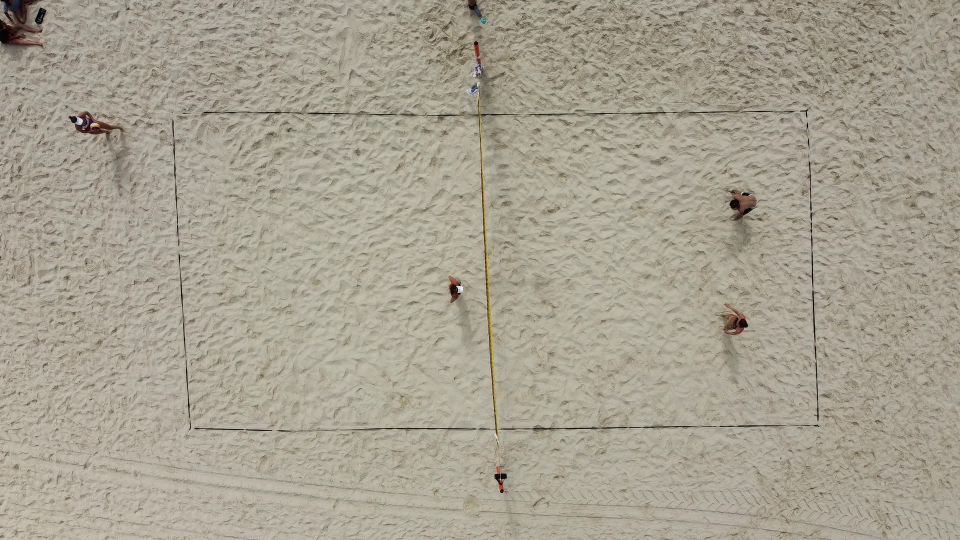
#> input picture utils/FieldDetection/0.jpg, 1920 x 1080 px, given in place of DJI_0858.mp4, which was not available (shown at 1/2 size)
$ python ColorPicker.py
#> lines starting #> are read from the running program, lines starting #| are printed output that depends on the picture; after the words box and inside, x2 and y2 are one past the last pixel; in counts of white or black regions, pixels touching at a corner belong together; pictures that were not available may be replaced by others from this repository, and a replacement may not be noted
import cv2
import numpy as np

############################################
# cap = cv2.VideoCapture('VID_20200329_083617.MOV')
cap = cv2.VideoCapture('DJI_0858.mp4')
# path = '2.jpg'
############################################

def rectangle(RGB):

    mask = np.zeros((RGB.shape[0], RGB.shape[1]), dtype=np.uint8)
    mask = cv2.rectangle(mask, (100, 100), (1300, 580), (255, 255, 255), -1)
    RGB = cv2.bitwise_and(RGB, RGB, mask=mask)
    return RGB

def empty(a):
    pass

def stackImages(scale,imgArray):
    rows = len(imgArray)
    cols = len(imgArray[0])
    rowsAvailable = isinstance(imgArray[0], list)
    width = imgArray[0][0].shape[1]
    height = imgArray[0][0].shape[0]
    if rowsAvailable:
        for x in range ( 0, rows):
            for y in range(0, cols):
                if imgArray[x][y].shape[:2] == imgArray[0][0].shape [:2]:
                    imgArray[x][y] = cv2.resize(imgArray[x][y], (0, 0), None, scale, scale)
                else:
                    imgArray[x][y] = cv2.resize(imgArray[x][y], (imgArray[0][0].shape[1], imgArray[0][0].shape[0]), None, scale, scale)
                if len(imgArray[x][y].shape) == 2: imgArray[x][y]= cv2.cvtColor( imgArray[x][y], cv2.COLOR_GRAY2BGR)
        imageBlank = np.zeros((height, width, 3), np.uint8)
        hor = [imageBlank]*rows
        hor_con = [imageBlank]*rows
        for x in range(0, rows):
            hor[x] = np.hstack(imgArray[x])
        ver = np.vstack(hor)
    else:
        for x in range(0, rows):
            if imgArray[x].shape[:2] == imgArray[0].shape[:2]:
                imgArray[x] = cv2.resize(imgArray[x], (0, 0), None, scale, scale)
            else:
                imgArray[x] = cv2.resize(imgArray[x], (imgArray[0].shape[1], imgArray[0].shape[0]), None,scale, scale)
            if len(imgArray[x].shape) == 2: imgArray[x] = cv2.cvtColor(imgArray[x], cv2.COLOR_GRAY2BGR)
        hor= np.hstack(imgArray)
        ver = hor
    return ver

kernel = cv2.getStructuringElement(cv2.MORPH_CROSS, (5, 5))

cv2.namedWindow("TrackBars")
cv2.resizeWindow("TrackBars",640,240)
cv2.createTrackbar("Hue Min","TrackBars",0,179,empty)
cv2.createTrackbar("Hue Max","TrackBars",179,179,empty)
cv2.createTrackbar("Sat Min","TrackBars",0,255,empty)
cv2.createTrackbar("Sat Max","TrackBars",255,255,empty)
cv2.createTrackbar("Val Min","TrackBars",0,255,empty)
cv2.createTrackbar("Val Max","TrackBars",255,255,empty)

while True:
    # img = cv2.imread(path) #for image
    # img = cv2.resize(img, (1400, 700))
    _, img = cap.read() # for Video
#> img is the input picture: shape (1080, 1920, 3); mean B, G, R 145.5, 160.9, 167
    img = cv2.resize(img, (1400, 700))
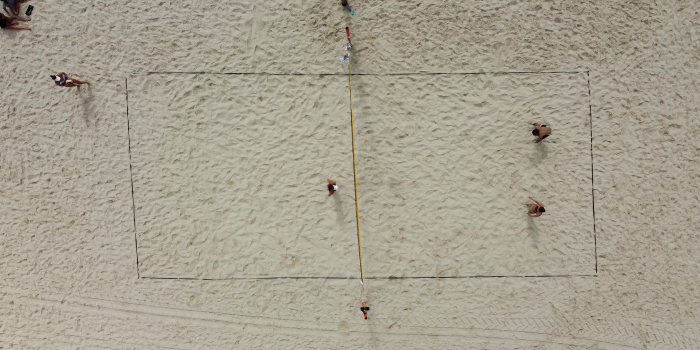
#> img: shape (700, 1400, 3) (shown at 1/2 size); mean B, G, R 145.3, 160.8, 166.8

    imgHSV = cv2.cvtColor(img, cv2.COLOR_BGR2HSV)
#> imgHSV: shape (700, 1400, 3); mean H, S, V 22.1, 33.8, 166.8
    h_min = cv2.getTrackbarPos("Hue Min","TrackBars")
    h_max = cv2.getTrackbarPos("Hue Max", "TrackBars")
    s_min = cv2.getTrackbarPos("Sat Min", "TrackBars")
    s_max = cv2.getTrackbarPos("Sat Max", "TrackBars")
    v_min = cv2.getTrackbarPos("Val Min", "TrackBars")
    v_max = cv2.getTrackbarPos("Val Max", "TrackBars")
    print(f'{h_min},{h_max},{s_min},{s_max},{v_min},{v_max}')
    lower = np.array([h_min,s_min,v_min])
    upper = np.array([h_max,s_max,v_max])
    mask = cv2.inRange(imgHSV,lower,upper)
#> mask: shape (700, 1400); every value is 255
    # ope
    mask = cv2.medianBlur(mask, 5)
    mask = rectangle(mask)
#> in rectangle, `RGB = cv2.bitwise_and(RGB, RGB, mask=mask)`:
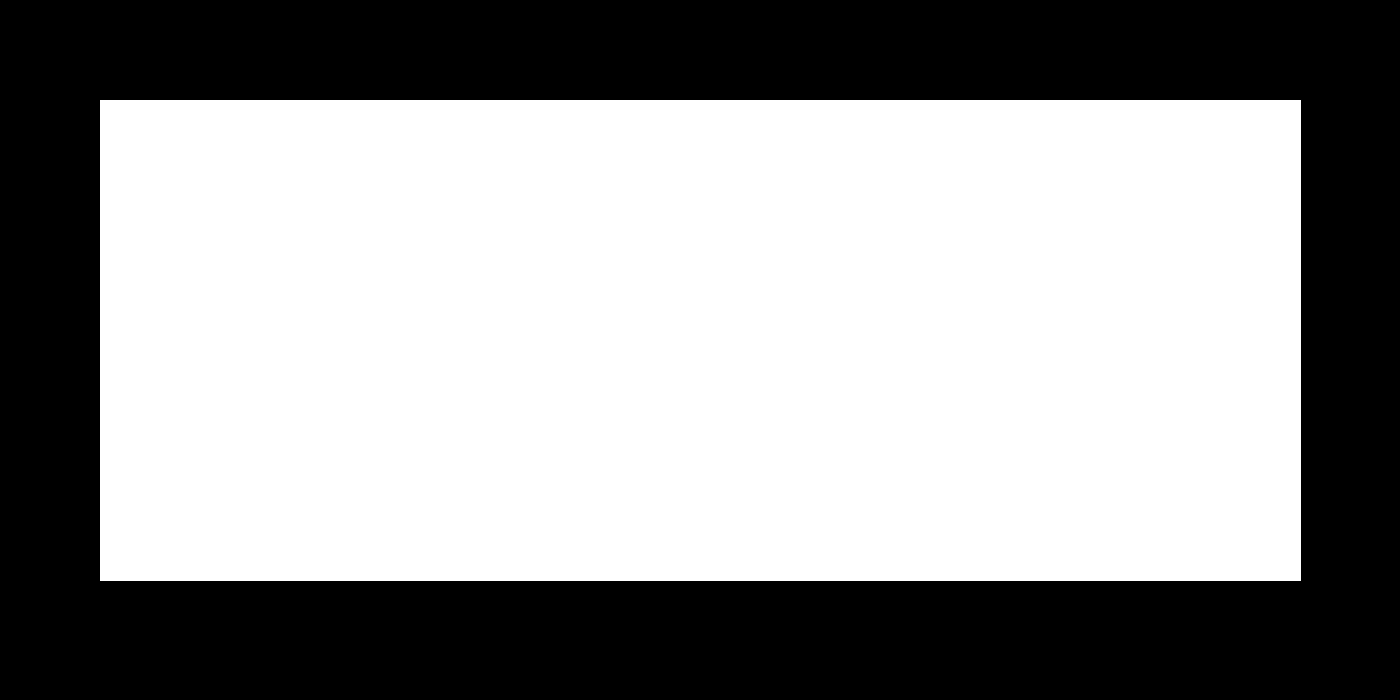
#> RGB: shape (700, 1400); 58.9% white; 1 black region, box (x1, y1, x2, y2) and area: (0, 0, 1400, 700) 402319
    mask = cv2.dilate(mask, kernel, iterations=1)
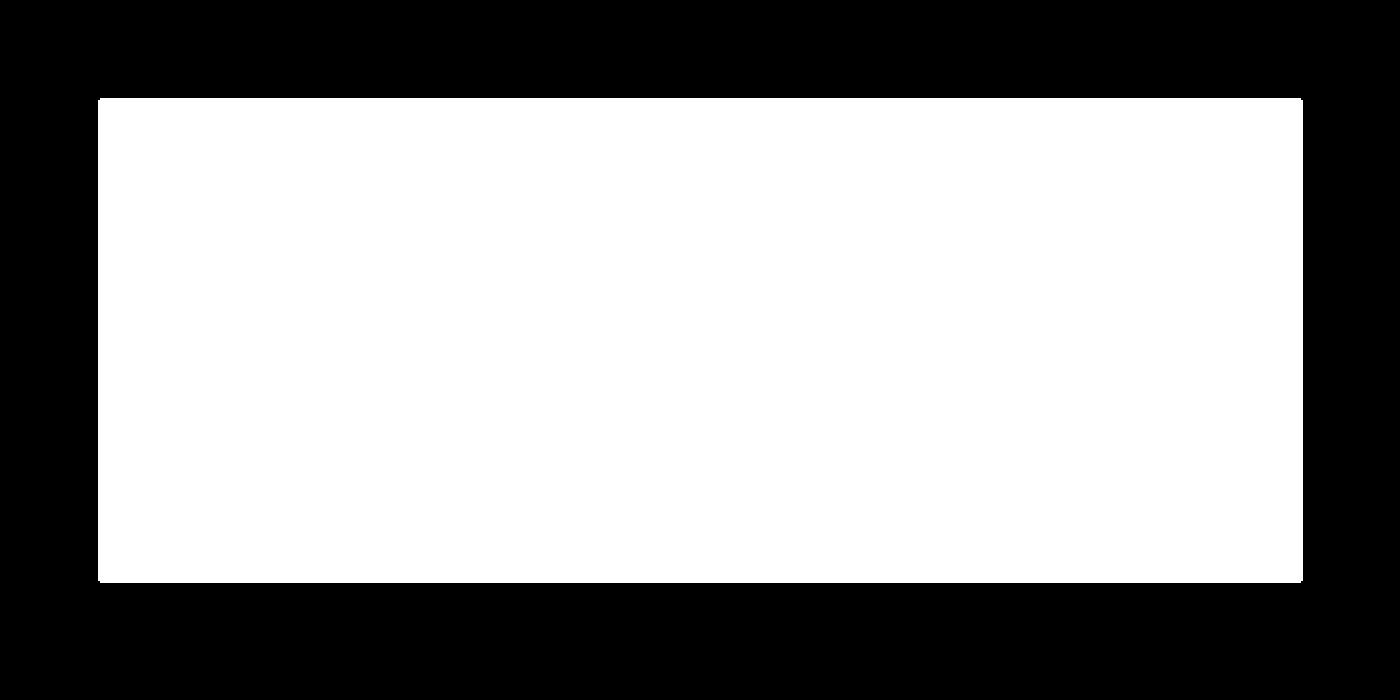
#> mask: shape (700, 1400); 59.6% white; 1 black region, box (x1, y1, x2, y2) and area: (0, 0, 1400, 700) 395591
    circles = cv2.HoughCircles(mask, cv2.HOUGH_GRADIENT, 1, 50, param1=1, param2=7, minRadius=9, maxRadius=20)
#> circles = None

    if circles is not None:
        circles = np.uint16(np.around(circles))
        for i in circles[0, :]:
            center = (i[0], i[1])
            # circle center
            cv2.circle(img, center, 1, (0, 100, 100), 3)
            # circle outline
            radius = i[2]
            if radius < 10:
                cv2.circle(img, center, radius, (255, 0, 255), 3)
            else:
                cv2.circle(img, center, radius, (255, 0, 255), 3)

    imgResult = cv2.bitwise_and(img,img,mask=mask)
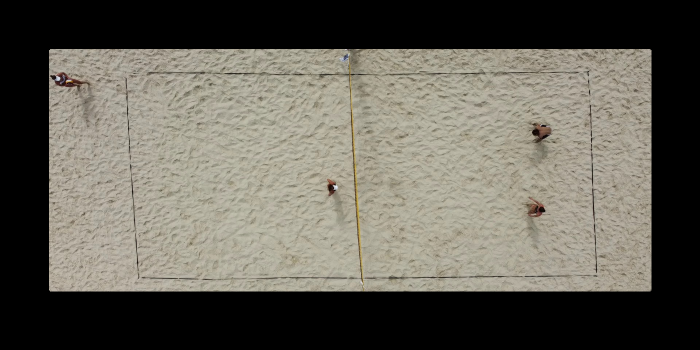
#> imgResult: shape (700, 1400, 3) (shown at 1/2 size); mean B, G, R 87.4, 96.9, 100.2


    # [4 lines of commented-out code are left out]

    imgStack = stackImages(0.6,([img,imgHSV],[mask,imgResult]))
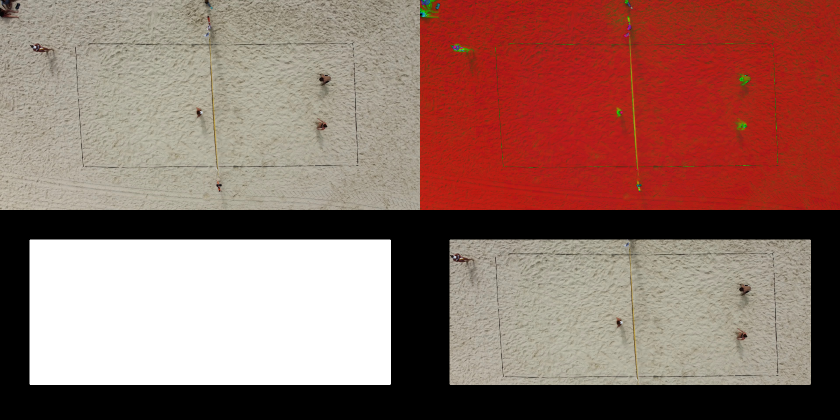
#> imgStack: shape (840, 1680, 3) (shown at 1/2 size); mean B, G, R 101.7, 110.9, 146.4
    cv2.imshow("Stacked Images", imgStack)

    while False:
        cap = cv2.VideoCapture('VID_20200329_083617_Trim2_Trim.mp4')
        break

    cv2.waitKey(1)

$ run again, on utils/FieldDetection/1.jpg
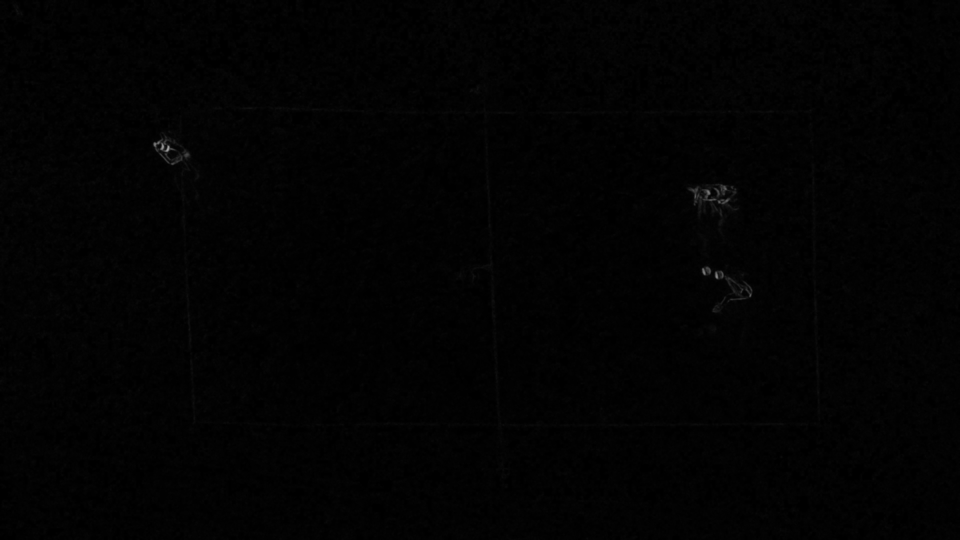
#> input picture utils/FieldDetection/1.jpg, 1920 x 1080 px, given in place of DJI_0858.mp4, which was not available (shown at 1/2 size)
#> img is the input picture: shape (1080, 1920, 3); min 0, max 170, mean 2.2
#> `img = cv2.resize(img, (1400, 700))`:
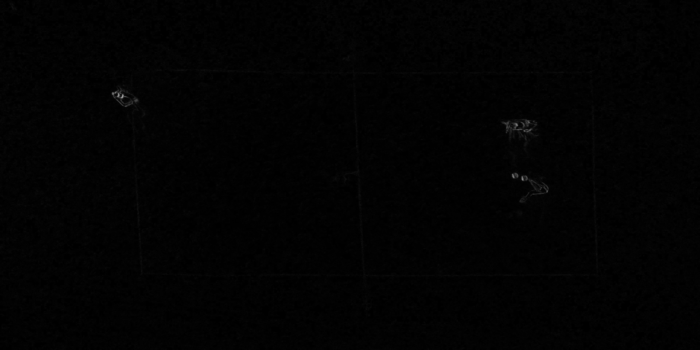
#> img: shape (700, 1400, 3) (shown at 1/2 size); min 0, max 165, mean 2.2
#> imgHSV: shape (700, 1400, 3); mean H, S, V 0, 0, 2.2
#> RGB: shape (700, 1400); 58.9% white; 1 black region, box (x1, y1, x2, y2) and area: (0, 0, 1400, 700) 402319
#> circles = None
#> `imgStack = stackImages(0.6,([img,imgHSV],[mask,imgResult]))`:
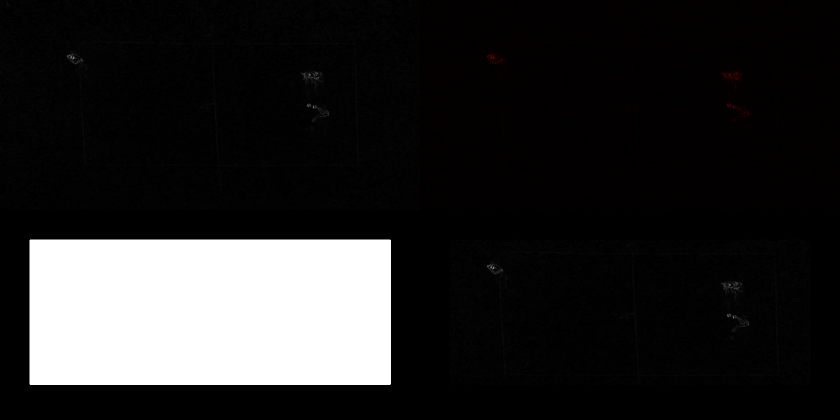
#> imgStack: shape (840, 1680, 3) (shown at 1/2 size); mean B, G, R 38.9, 38.9, 39.4

$ run again, on utils/FieldDetection/2.jpg
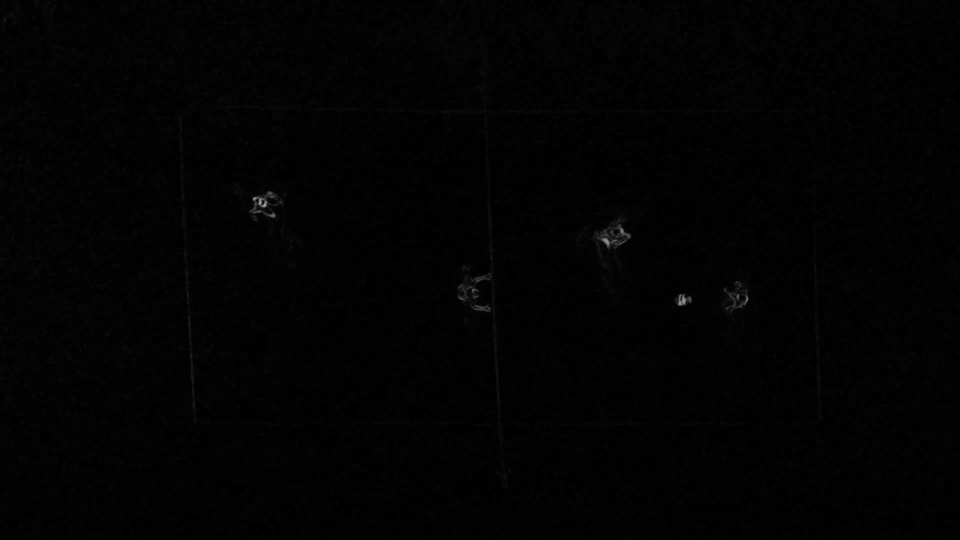
#> input picture utils/FieldDetection/2.jpg, 1920 x 1080 px, given in place of DJI_0858.mp4, which was not available (shown at 1/2 size)
#> img is the input picture: shape (1080, 1920, 3); min 0, max 172, mean 2.3
#> `img = cv2.resize(img, (1400, 700))`:
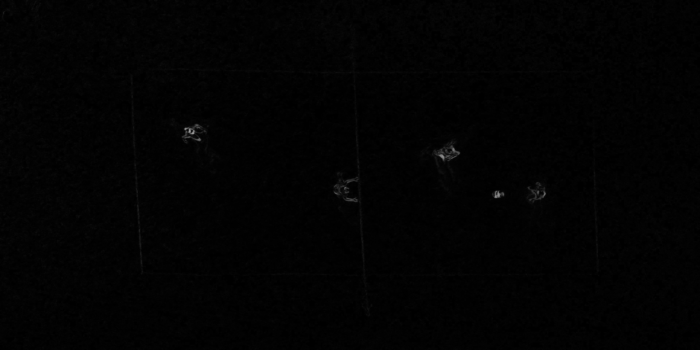
#> img: shape (700, 1400, 3) (shown at 1/2 size); min 0, max 168, mean 2.3
#> imgHSV: shape (700, 1400, 3); mean H, S, V 0, 0, 2.3
#> RGB: shape (700, 1400); 58.9% white; 1 black region, box (x1, y1, x2, y2) and area: (0, 0, 1400, 700) 402319
#> circles = None
#> `imgStack = stackImages(0.6,([img,imgHSV],[mask,imgResult]))`:
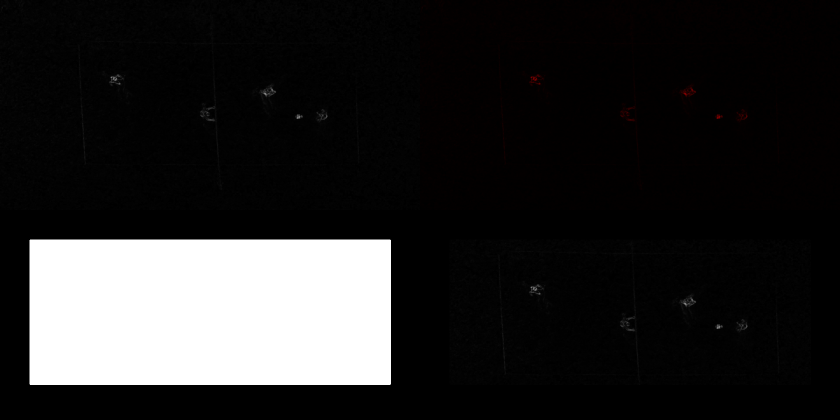
#> imgStack: shape (840, 1680, 3) (shown at 1/2 size); mean B, G, R 38.9, 38.9, 39.5
